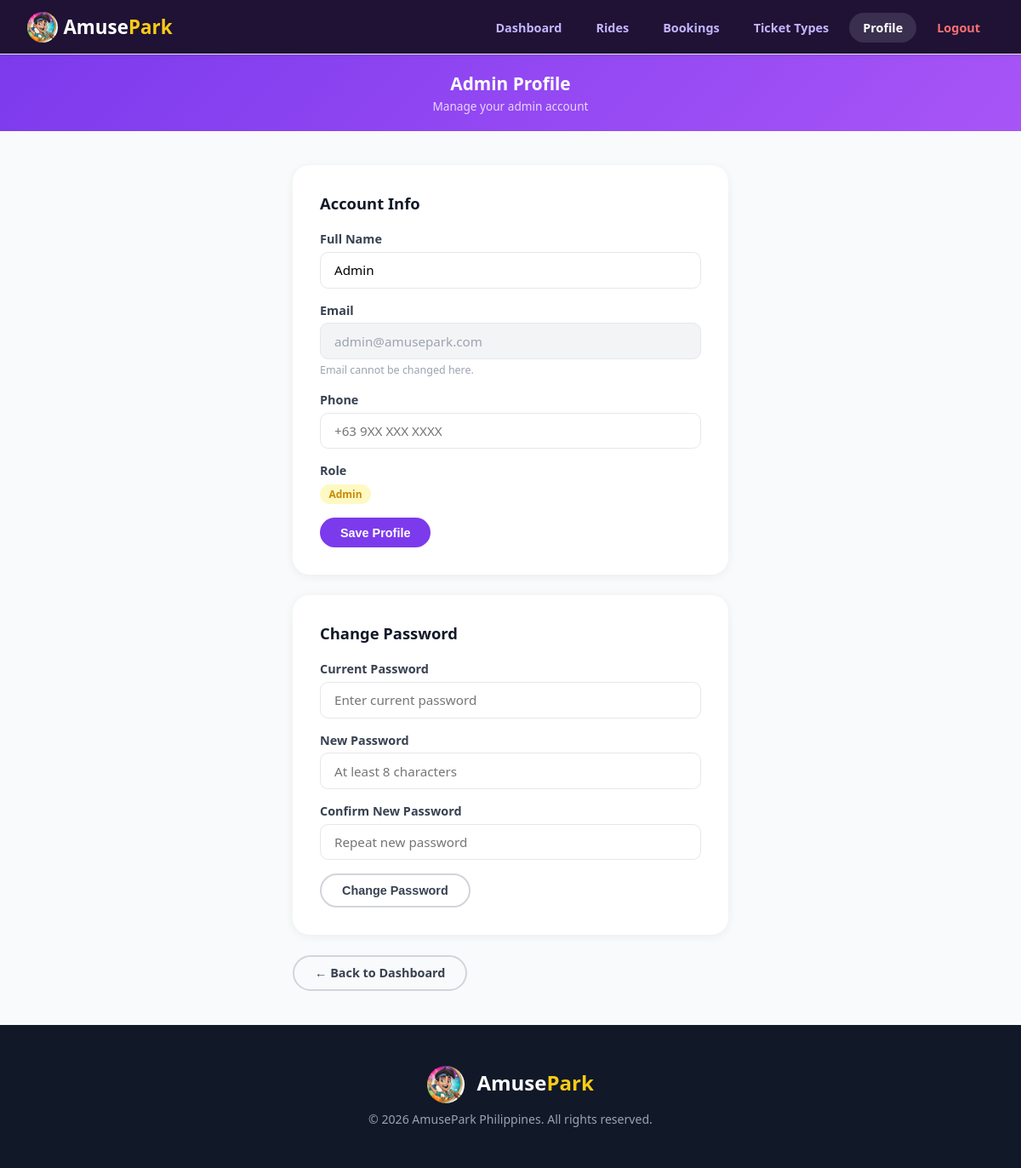
The app's page /profile.php (signed in) with its own data.
### tables this page shows
CREATE TABLE users (
  id INT AUTO_INCREMENT PRIMARY KEY,
  full_name VARCHAR(150) NOT NULL,
  email VARCHAR(150) NOT NULL UNIQUE,
  phone VARCHAR(20),
  password_hash VARCHAR(255) NOT NULL,
  role ENUM('customer', 'admin') DEFAULT 'customer',
  is_active TINYINT(1) DEFAULT 1,
  created_at DATETIME DEFAULT CURRENT_TIMESTAMP,
  updated_at DATETIME DEFAULT CURRENT_TIMESTAMP ON UPDATE CURRENT_TIMESTAMP
);

### config.php (called while the page is built, shortened)
<?php
function e(?string $value): string
{
    return htmlspecialchars((string)$value, ENT_QUOTES | ENT_SUBSTITUTE, 'UTF-8');
}

### lib/auth.php (called while the page is built, shortened)
<?php
require_once __DIR__ . '/../config.php';
function current_user(): ?array
{
    $u = $_SESSION['user'] ?? null;
    return is_array($u) ? $u : null;
}
function require_login(?string $role = null): array
{
    $u = current_user();
    return $u;
}

### profile.php (the view, shortened to what this page needs)
<?php
require_once __DIR__ . '/lib/auth.php';
require_once __DIR__ . '/lib/layout.php';
$user = require_login();
$pdo  = db();
$st = $pdo->prepare('SELECT id, full_name, email, phone, role FROM users WHERE id = ?');
$st->execute([(int)$user['id']]);
$profile = $st->fetch();
$user = array_merge($user, $profile);
$isAdmin = ($user['role'] ?? '') === 'admin';
$isStaff = ($user['role'] ?? '') === 'staff';
$dashUrl = $isAdmin ? 'admin/admin-dashboard.php' : ($isStaff ? 'staff/dashboard.php' : 'customer/dashboard.php');
?>
<!DOCTYPE html>
<html lang="en">
<head>
  <link rel="stylesheet" href="css/style.css" />
</head>
<body>
<div class="container" style="max-width:560px;">
  <div class="profile-card">
    <h2>Account Info</h2>
    <form method="post">
      <div class="form-group">
        <label>Full Name</label>
        <input type="text" name="full_name" value="<?= e($user['full_name'] ?? '') ?>" required />
      </div>
      <div class="form-group">
        <label>Email</label>
        <input type="email" value="<?= e($user['email'] ?? '') ?>" disabled style="background:#f3f4f6;color:#9ca3af;" />
        <small style="color:#9ca3af;font-size:.78rem;">Email cannot be changed here.</small>
      </div>
      <div class="form-group">
        <label>Phone</label>
        <input type="text" name="phone" value="<?= e($user['phone'] ?? '') ?>" placeholder="+63 9XX XXX XXXX" />
      </div>
      <div class="form-group">
        <label>Role</label>
        <div><span class="badge <?= $isAdmin ? 'badge-yellow' : ($isStaff ? 'badge-green' : 'badge-blue') ?>"><?= e(ucfirst($user['role'] ?? 'customer')) ?></span></div>
      </div>
      <button type="submit" class="btn btn-primary">Save Profile</button>
    </form>
  </div>
  <div class="profile-card">
    <h2>Change Password</h2>
    <form method="post">
      <div class="form-group">
        <label>Current Password</label>
        <input type="password" name="current_password" placeholder="Enter current password" autocomplete="current-password" />
      </div>
      <div class="form-group">
        <label>New Password</label>
        <input type="password" name="new_password" placeholder="At least 8 characters" autocomplete="new-password" minlength="8" />
      </div>
      <div class="form-group">
        <label>Confirm New Password</label>
        <input type="password" name="confirm_password" placeholder="Repeat new password" autocomplete="new-password" />
      </div>
      <button type="submit" class="btn btn-outline">Change Password</button>
    </form>
  </div>
  <p>
    <a href="<?= $dashUrl ?>" class="btn btn-outline">← Back to Dashboard</a>
  </p>
</div>
</body>
</html>

### css/style.css (style rules this page uses)
* { margin: 0; padding: 0; box-sizing: border-box; }
body { font-family: 'Segoe UI', sans-serif; background: #f9fafb; color: #111827; }
.container { max-width: 1100px; margin: 0 auto; padding: 2.5rem 1.5rem; }
.badge { display: inline-block; padding: .2rem .65rem; border-radius: 999px; font-size: .75rem; font-weight: 600; }
.badge-yellow { background: #fef9c3; color: #ca8a04; }
.btn { display: inline-block; padding: .6rem 1.5rem; border-radius: 999px; font-weight: 600; font-size: .9rem; cursor: pointer; border: none; transition: all .2s; text-decoration: none; text-align: center; }
.btn-primary { background: #7c3aed; color: #fff; }
.btn-outline { background: transparent; border: 2px solid #d1d5db; color: #374151; }
.form-group { margin-bottom: 1rem; }
label { display: block; font-weight: 600; font-size: .9rem; margin-bottom: .35rem; color: #374151; }
input, select, textarea { width: 100%; padding: .65rem 1rem; border: 1.5px solid #e5e7eb; border-radius: .6rem; font-size: .95rem; transition: border .2s; font-family: inherit; }

### profile.php (style rules this page uses)
body { background: #f9fafb; }
.profile-card { background: #fff; border-radius: 1.25rem; padding: 2rem; margin-bottom: 1.5rem; box-shadow: 0 2px 12px rgba(0,0,0,.06); }
.profile-card h2 { font-size: 1.15rem; font-weight: 800; color: #111827; margin-bottom: 1.25rem; }

### records on screen
users: full_name "Admin", email "admin@amusepark.com", role "Admin"

### other values on screen
$title "Admin Profile"
$sub "Manage your admin account"
